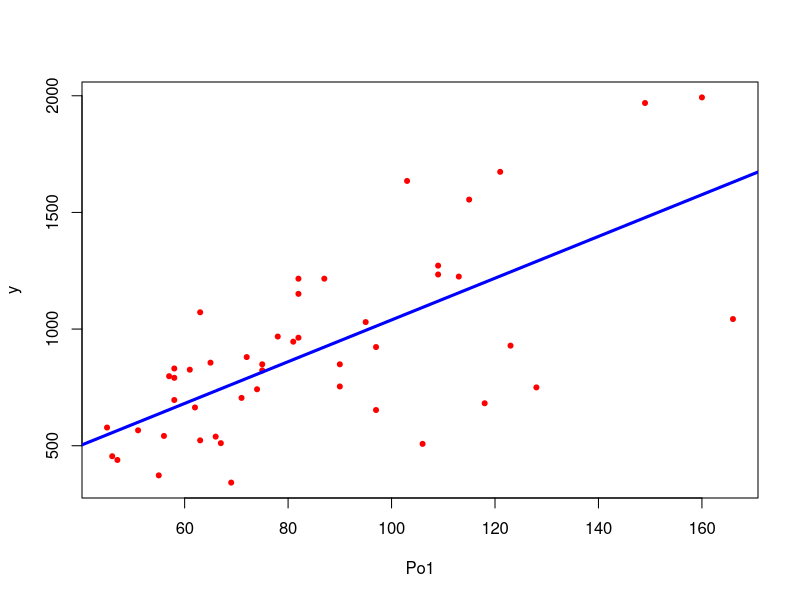
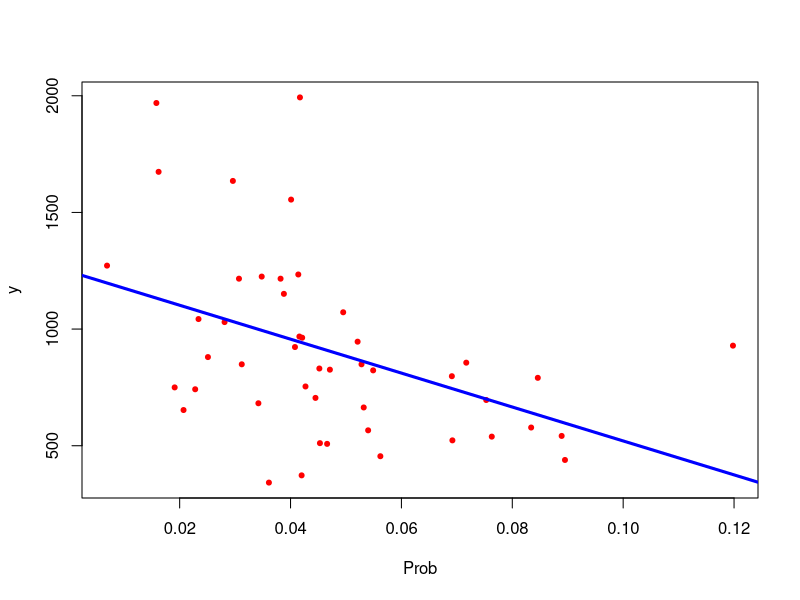

Generate these figures, in order, with R:
#Part I
loadLibrary <- function() {
  library(MASS)
  library(car)
  library(e1071)
  library(class)
  library(gmodels)
  print("MASS")
  print("car")
  print("e1071")
  print("class")
  print("gmodels")
  print("The library have been loaded.")
}
#1
loadLibrary()
#2 single regression
data(UScrime)
head(UScrime)
attach(UScrime)
#2-1 positive correlation
lm.fit1=lm(y~Po1)
lm.fit1
plot(Po1, y, pch = 20, col = "red")
abline(lm.fit1, lwd = 3, col = "blue")
#2-2 negative correlation
lm.fit2=lm(y~Prob)
lm.fit2
plot(Prob, y, pch = 20, col = "red")
abline(lm.fit2, lwd = 3, col = "blue")
#3-1 multiple regression
crime.all <- lm(y~.,UScrime)
crime.all
#3-2
crime5 <- lm(y~NW+Time+M.F+U2+LF,UScrime)
crime5
vif(crime5)
#4
step(crime.all)

detach(UScrime)

#Part II
#0
data(Rabbit)
head(Rabbit)
#1 SVM
x <- subset(Rabbit, select = -Animal)
y <- Rabbit$Animal
svm_model <- svm(Animal~., data = Rabbit)
pred_model <- predict(svm_model, x)
CrossTable(pred_model, y)
#2 KNN
Rabbit$Run = as.integer(as.factor(Rabbit$Run))
Rabbit$Treatment = as.integer(as.factor(Rabbit$Treatment))
ind <- sample(2, nrow(Rabbit), replace=TRUE, prob=c(0.67, 0.33))
ind
Rabbit.training <- Rabbit[ind==1, 1:4]
head(Rabbit.training)
Rabbit.test <- Rabbit[ind==2, 1:4]
head(Rabbit.test)
Rabbit.trainLabels <- Rabbit[ind==1, 5]
print(Rabbit.trainLabels)
Rabbit.testLabels <- Rabbit[ind==2, 5]
print(Rabbit.testLabels)
kv = round(sqrt(nrow(Rabbit)))
Rabbit_pred <- knn(train = Rabbit.training, test = Rabbit.test, cl = Rabbit.trainLabels, k=kv)
Rabbit_pred
CrossTable(x = Rabbit.testLabels, y = Rabbit_pred, prop.chisq = FALSE)
